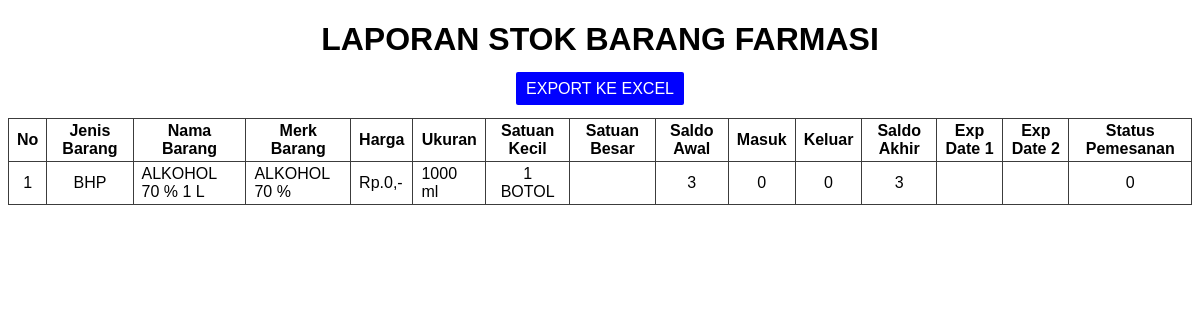
The app's page /admin/lap_barang_per_nama_jenis.php?cari=ALKOHOL 70 % 1 L, older data.
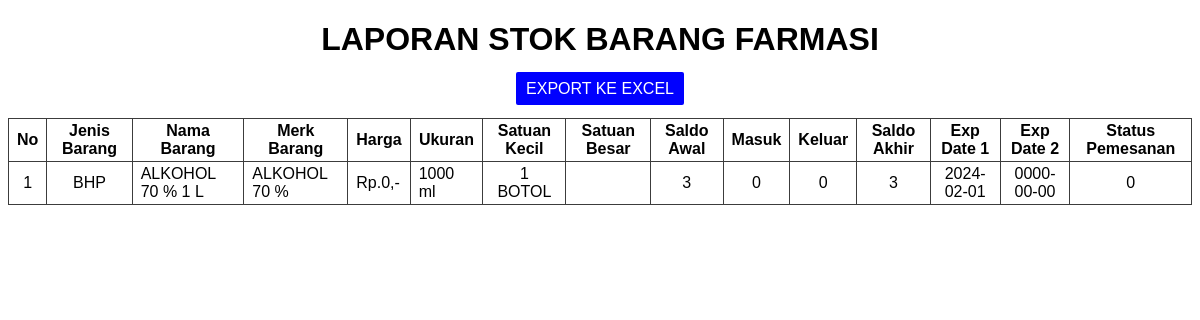
The same page, newer data.
### tables this page shows
CREATE TABLE `barang`  (
  `id` int(11) NOT NULL AUTO_INCREMENT,
  `jenis` text NOT NULL,
  `nama` varchar(255) NOT NULL,
  `merk` varchar(255) NOT NULL,
  `harga` int(11) NOT NULL,
  `ukuran` text NOT NULL,
  `kecil` text NOT NULL,
  `besar` text NOT NULL,
  `awal` int(11) NOT NULL,
  `masuk` int(11) NOT NULL,
  `keluar` int(11) NOT NULL,
  `akhir` int(11) NOT NULL,
  `exp1` date NOT NULL,
  `exp2` date NOT NULL,
  `status` text NOT NULL,
  PRIMARY KEY (`id`, `nama`) USING BTREE
);

### admin/lap_barang_per_nama_jenis.php (the view, shortened to what this page needs)
<!DOCTYPE html>
<html>
<head>
</head>
<body>
	<center>
		<h1>LAPORAN STOK BARANG FARMASI<br/></h1>
	</center>
	<center>
		<?php
	if(isset($_GET['cari'])){
		$cari=mysql_real_escape_string($_GET['cari']);
		$brg=mysql_query("select * from barang where nama like '$cari' or jenis like '$cari'");
		?>
		<a target="_blank" href="lap_barang_per_nama_jenis_cetak.php?cari=<?= $cari; ?>">EXPORT KE EXCEL</a>
	</center>
	<table border="1" align="center">
		<tr>
			<th>No</th>
			<th>Jenis Barang</th>
			<th>Nama Barang</th>
			<th>Merk Barang</th>
			<th>Harga</th>
			<th>Ukuran</th>
			<th>Satuan Kecil</th>
			<th>Satuan Besar</th>
			<th>Saldo Awal</th>
			<th>Masuk</th>
			<th>Keluar</th>
			<th>Saldo Akhir</th>
			<th>Exp Date 1</th>
			<th>Exp Date 2</th>
			<th>Status Pemesanan</th>
		</tr>
		<?php
	if(isset($_GET['cari'])){
		$cari=mysql_real_escape_string($_GET['cari']);
		$brg=mysql_query("select * from barang where nama like '$cari' or jenis like '$cari'");
		?>
		<?php
	}else{
$cari=mysql_real_escape_string($_GET['cari']);
		$brg=mysql_query("select * from barang where nama like '$cari' or jenis like '$cari'");
	}
	$no=1;
	while($b=mysql_fetch_array($brg)){
		?>
		<tr>
			<td align="center"><?php echo $no++ ?></td>
			<td align="center"><?php echo $b['jenis']; ?></td>
			<td ><?php echo $b['nama']; ?></td>
			<td ><?php echo $b['merk']; ?></td>
			<td>Rp.<?php echo number_format($b['harga']) ?>,-</td>
			<td><?php echo $b['ukuran']; ?></td>
			<td align="center"><?php echo $b['kecil']; ?></td>
			<td align="center"><?php echo $b['besar']; ?></td>
			<td align="center"><?php echo $b['awal']; ?></td>
			<td align="center"><?php echo $b['masuk']; ?></td>
			<td align="center"><?php echo $b['keluar']; ?></td>
			<td align="center"><?php echo $b['akhir']; ?></td>
			<td align="center"><?php echo $b['exp1']; ?></td>
			<td align="center"><?php echo $b['exp2']; ?></td>
			<td align="center"><?php echo $b['status']; ?></td>
		</tr>
		<?php
		}
	}
		?>
	</table>
</body>
</html>

### admin/lap_barang_per_nama_jenis.php (style rules this page uses)
body { font-family: sans-serif; }
table { margin: 20px auto; border-collapse: collapse; }
table th, table td { border: 1px solid #3c3c3c; padding: 3px 8px; }
a { background: blue; color: #fff; padding: 8px 10px; text-decoration: none; border-radius: 2px; }

Row changes from the older to the newer data that the page shows:
changed barang "BHP": exp1 (not shown) → "2024-02-01"; exp2 (not shown) → "0000-00-00"
